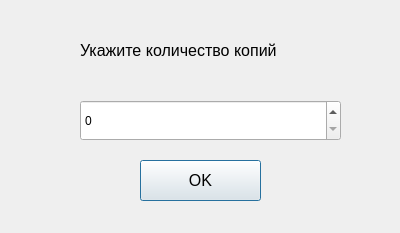
<?xml version="1.0" encoding="UTF-8"?>
<ui version="4.0">
 <class>Dialog</class>
 <widget class="QDialog" name="Dialog">
  <property name="geometry">
   <rect>
    <x>0</x>
    <y>0</y>
    <width>400</width>
    <height>233</height>
   </rect>
  </property>
  <property name="windowTitle">
   <string>Dialog</string>
  </property>
  <widget class="QSpinBox" name="spinBox">
   <property name="geometry">
    <rect>
     <x>80</x>
     <y>100</y>
     <width>261</width>
     <height>41</height>
    </rect>
   </property>
  </widget>
  <widget class="QLabel" name="label">
   <property name="geometry">
    <rect>
     <x>80</x>
     <y>30</y>
     <width>291</width>
     <height>41</height>
    </rect>
   </property>
   <property name="font">
    <font>
     <pointsize>12</pointsize>
    </font>
   </property>
   <property name="text">
    <string>Укажите количество копий</string>
   </property>
  </widget>
  <widget class="QPushButton" name="btn_ok">
   <property name="geometry">
    <rect>
     <x>140</x>
     <y>160</y>
     <width>121</width>
     <height>41</height>
    </rect>
   </property>
   <property name="font">
    <font>
     <pointsize>12</pointsize>
    </font>
   </property>
   <property name="text">
    <string>OK</string>
   </property>
  </widget>
 </widget>
 <resources/>
 <connections/>
</ui>
